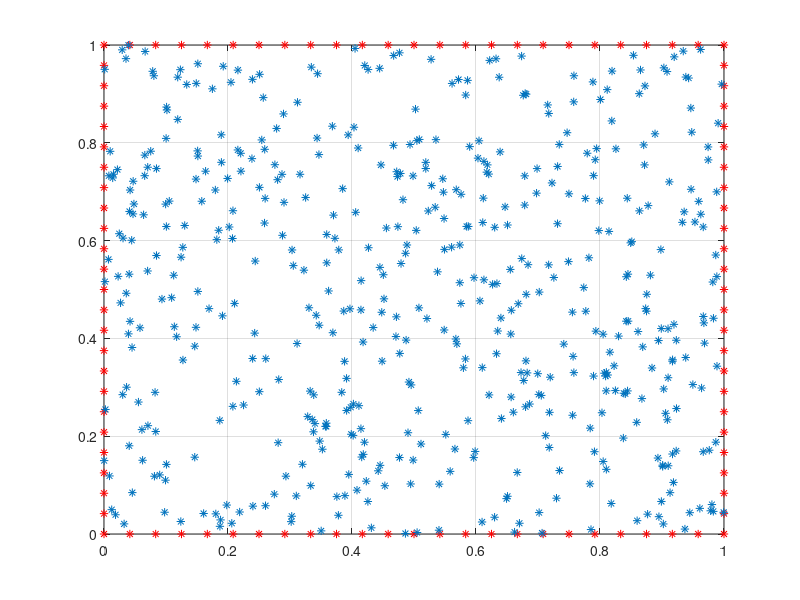
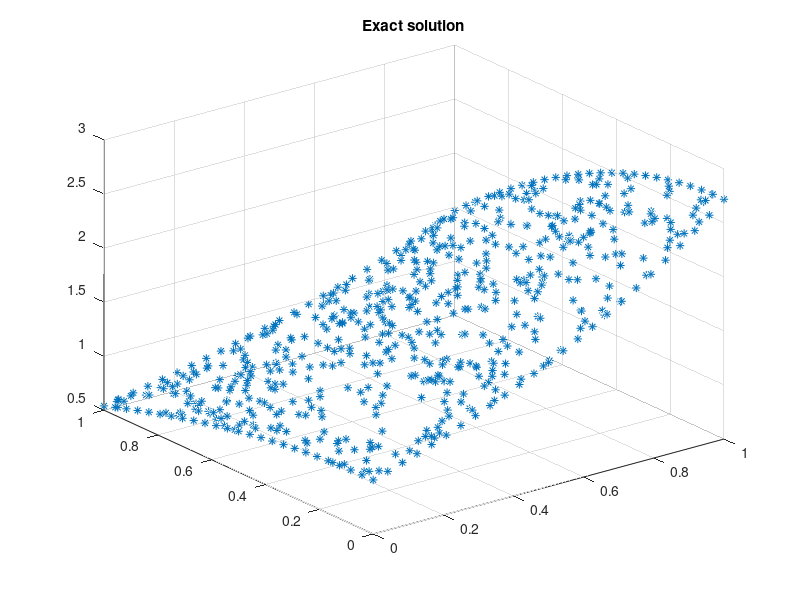
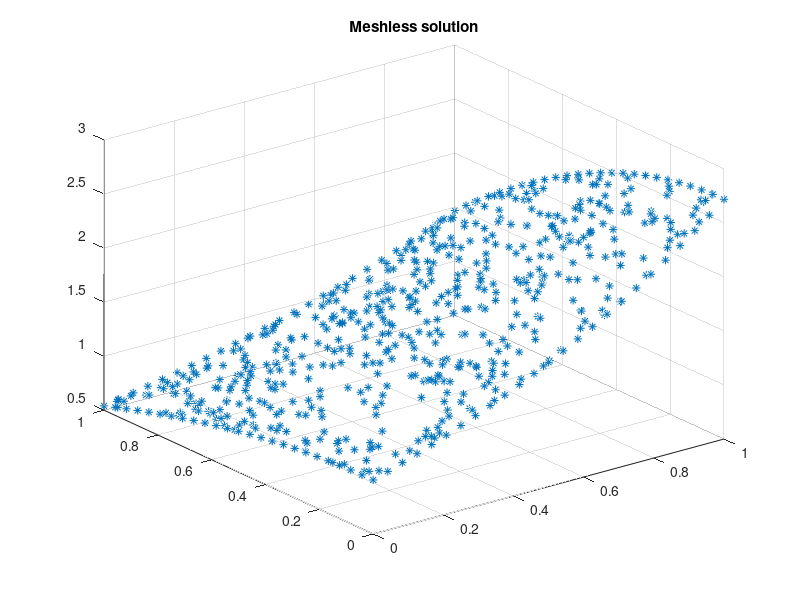

Write the MATLAB code that produced these figures, in order.
% Lu=0 (2D) on a square domain [0,1]x[0,1]
% neumann on south boundary
% dirichlet on the other boundaries
clear;clc;close all;
rng(0); % used for reproducibility
u=@(x,y) exp(x).*cos(y);
phi=@(r,c) sqrt(r.^2+c^2);
c=1; % shape parameter
a=0;
b=1;
nx=25;
h=1/(nx-1);
xo=[a:h:b a:h:b repmat(a,1,nx-2) repmat(b,1,nx-2)]';
yo=[repmat(a,1,nx) repmat(b,1,nx) a+h:h:b-h a+h:h:b-h]';
% [xi,yi]=meshgrid((a+h):h:(b-h)); % inner points
% xi=xi(:);
% yi=yi(:);
xiyi=rand((nx-4)*nx,2);
xiyi(xiyi(:,1)==a,:)=[];
xiyi(xiyi(:,1)==b,:)=[];
xiyi(xiyi(:,2)==a,:)=[];
xiyi(xiyi(:,2)==b,:)=[];
xi=xiyi(:,1); yi=xiyi(:,2);
figure, plot(xo,yo,'r*',xi,yi,'*'), grid
x=[xo;xi];
y=[yo;yi];
n=length(x);
no=length(xo);
r=zeros(n);
dphix=zeros(n);
dphiy=zeros(n);
dphi2x=zeros(n);
dphi2y=zeros(n);
for i=1:n
    j=setdiff(1:n,i);
    r(i,j)=sqrt( (x(i)-x(j)).^2 + (y(i)-y(j)).^2 )';
end
j=1:n;
for i=1:n
    dphix(i,j)=(x(i)-x(j))./(sqrt(r(i,j).^2+c^2))';
    dphiy(i,j)=(y(i)-y(j))./(sqrt(r(i,j).^2+c^2))';
    dphi2x(i,j)=((y(i)-y(j)).^2+c^2)./((r(i,j).^2+c^2).^(3/2))';  
    dphi2y(i,j)=((x(i)-x(j)).^2+c^2)./((r(i,j).^2+c^2).^(3/2))';
end
A=dphi2x+dphi2y;
b=zeros(n,1);
% Dirichlet Boundaries
A(1:no,:)=phi(r(1:no,:),c);
b(1:no)=u(x(1:no),y(1:no));
% Neumann Boundaries (overwrite south boundary)
A(1:nx,:)=dphiy(1:nx,:);
b(1:nx)=zeros(nx,1);
% Solve
w=A\b;
xx=phi(r,c)*w;
exact=u(x,y);
error=norm(xx-exact)/norm(exact)
% figure, imagesc(A);
figure, plot3(x,y,exact,'*'), grid, title('Exact solution');
figure, plot3(x,y,xx,'*'), grid, title('Meshless solution');
% figure, plot3(x(1:no),y(1:no),xx(1:no),'r*', ...
%               x(no+1:end),y(no+1:end),xx(no+1:end),'b*')